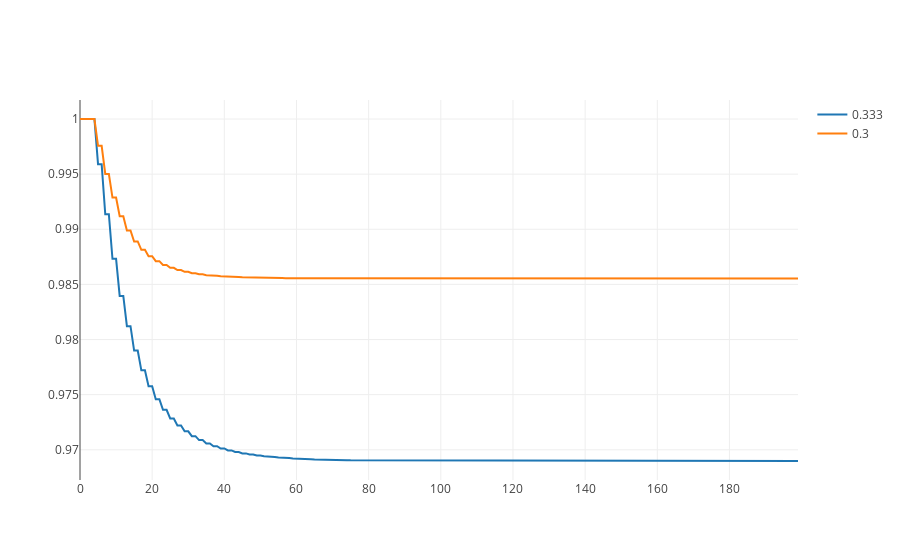

Source (notebook cell):
### Code cell
x_steps_close(steps=5, time_range=200, p_forward=[0.333, 0.3])

### Figure 1 — Plotly figure (JSON) as saved in the notebook; plotly's stock layout.template omitted (floating-point values rounded to 4 significant figures; data arrays with more than 128 entries replaced by an {"elided": "..."} marker saying what was removed)
{"data": [{"name": 0.333, "type": "scatter", "x": {"elided": "200 int values"}, "y": {"elided": "200 float values"}}, {"name": 0.3, "type": "scatter", "x": {"elided": "200 int values"}, "y": {"elided": "200 float values"}}], "layout": {}}
